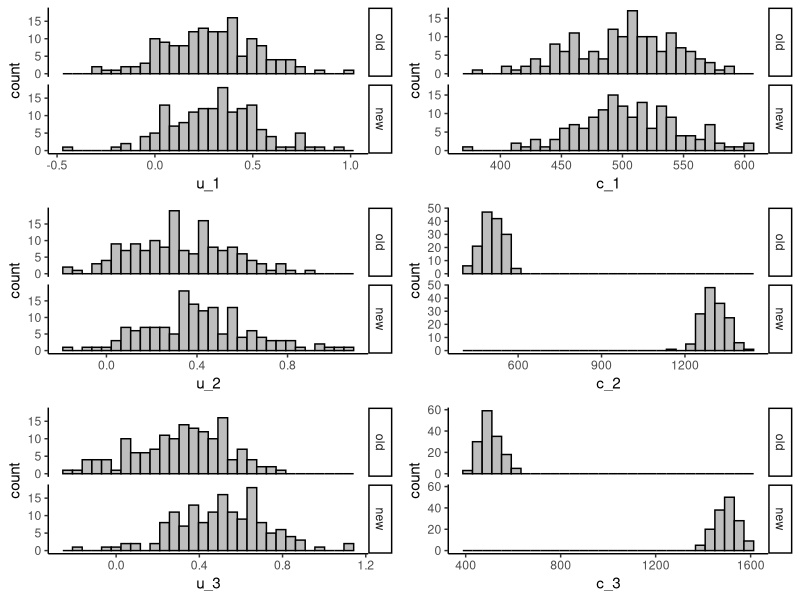

Here is the R script that generated this plot:
## ---- chunk 1
#| eval: true
#| echo: true
#| message: false
#| warning: false

set.seed(768)
n <- 300
id <- seq(1:n)
trt <- c(rep(0, n/2),rep(1, n/2))
library(mvtnorm)
mean_ut0 <- c(0.3,0.3,0.3)
mean_ut1 <- c(0.3,0.4,0.5)
sigma_u <- diag(3)
diag(sigma_u) <- 0.05
u_t0 <- rmvnorm(n/2,mean = mean_ut0, sigma = sigma_u)
u_t1 <- rmvnorm(n/2,mean = mean_ut1, sigma = sigma_u)
mean_ct0 <- c(500,500,500)
mean_ct1 <- c(500,1300,1500)
sigma_c <- diag(3)
diag(sigma_c) <- 2000
c_t0 <- rmvnorm(n/2,mean = mean_ct0, sigma = sigma_c)
c_t1 <- rmvnorm(n/2,mean = mean_ct1, sigma = sigma_c)
u_1 <- c(u_t0[,1],u_t1[,1])
c_1 <- c(c_t0[,1],c_t1[,1])
u_2 <- c(u_t0[,2],u_t1[,2])
c_2 <- c(c_t0[,2],c_t1[,2])
u_3 <- c(u_t0[,3],u_t1[,3])
c_3 <- c(c_t0[,3],c_t1[,3])
data_sim_uc <- data.frame(id, trt, u_1, c_1, u_2, c_2, u_3, c_3)
data_sim_uc <- data_sim_uc[sample(1:nrow(data_sim_uc)), ]
## ---- chunk 2
#| eval: true
#| echo: true
#| message: false
#| warning: false
#| fig-width: 8
#| fig-height: 8

library(ggplot2)
data_sim_uc$trtf <- factor(data_sim_uc$trt)
levels(data_sim_uc$trtf) <- c("old","new")
u1_hist <- ggplot(data_sim_uc, aes(x=u_1))+
  geom_histogram(color="black", fill="grey")+
  facet_grid(trtf ~ .) + theme_classic()
u2_hist <- ggplot(data_sim_uc, aes(x=u_2))+
  geom_histogram(color="black", fill="grey")+
  facet_grid(trtf ~ .) + theme_classic()
u3_hist <- ggplot(data_sim_uc, aes(x=u_3))+
  geom_histogram(color="black", fill="grey")+
  facet_grid(trtf ~ .) + theme_classic()
c1_hist <- ggplot(data_sim_uc, aes(x=c_1))+
  geom_histogram(color="black", fill="grey")+
  facet_grid(trtf ~ .) + theme_classic()
c2_hist <- ggplot(data_sim_uc, aes(x=c_2))+
  geom_histogram(color="black", fill="grey")+
  facet_grid(trtf ~ .) + theme_classic()
c3_hist <- ggplot(data_sim_uc, aes(x=c_3))+
  geom_histogram(color="black", fill="grey")+
  facet_grid(trtf ~ .) + theme_classic()

gridExtra::grid.arrange(u1_hist, c1_hist, u2_hist, c2_hist, u3_hist, c3_hist, nrow = 3, ncol = 2)
## ---- chunk 3
#| eval: true
#| echo: true
#| message: false
#| warning: false
#| results: asis

library(dplyr)
library(knitr)
library(kableExtra)
data_sim_uc_stats <- data_sim_uc[,c("u_1","c_1","u_2","c_2","u_3","c_3","trtf")]
d.summary <- data_sim_uc_stats %>%                               
  group_by(trtf) %>% 
  summarize(meanu1 = mean(u_1), sdu1 = sd(u_1), 
            meanc1 = mean(c_1), sdc1 = sd(c_1),
            meanu2 = mean(u_2), sdu2 = sd(u_3), 
            meanc2 = mean(c_2), sdc2 = sd(c_2),
            meanu3 = mean(u_3), sdu3 = sd(u_3), 
            meanc3 = mean(c_3), sdc3 = sd(c_3)
)
kable(d.summary, caption = "Summary statistics", format = "html", digits = 1)
## ---- chunk 4
#| eval: true
#| echo: true
#| message: false
#| warning: false

library(reshape)
data_long_uc<-reshape(data_sim_uc, varying = c("u_1","u_2","u_3","c_1","c_2","c_3"),
                        direction = "long",idvar = "id",sep = "_")
data_long_uc$time_2<-ifelse(data_long_uc$time == 2,1,0)
data_long_uc$time_3<-ifelse(data_long_uc$time == 3,1,0)
data_long_uc$trt_time_2<-data_long_uc$trt*data_long_uc$time_2
data_long_uc$trt_time_3<-data_long_uc$trt*data_long_uc$time_3
data_long_uc$timef <- factor(data_long_uc$time)
## ---- chunk 5
#| eval: true
#| echo: true
#| message: false
#| warning: false

library(nlme)
LMM_u <- lme(u ~ -1 + timef + trt_time_2 + trt_time_3, random = ~ 1 | id, data = data_long_uc, method = "ML")
LMM_c <- lme(c ~ -1 + timef + trt_time_2 + trt_time_3, random = ~ 1 | id, data = data_long_uc, method = "ML")
## ---- chunk 6
#| eval: true
#| echo: true
#| message: false
#| warning: false

library(nlme)
summary(LMM_u)
intervals(LMM_u, level = 0.95, which = "fixed")
summary(LMM_c)
intervals(LMM_c, level = 0.95, which = "fixed")
## ---- chunk 7
#| eval: true
#| echo: true
#| message: false
#| warning: false

library(emmeans)
mu_u <- emmeans(LMM_u, ~ -1 + timef + trt_time_2 + trt_time_3)
mu_u

mu_c <- emmeans(LMM_c, ~ -1 + timef + trt_time_2 + trt_time_3)
mu_c
## ---- chunk 8
#| eval: true
#| echo: true
#| message: false
#| warning: false

mu_QALYs <- contrast(mu_u, list(mu_e_old = c(0.25,0.25+0.25,0.25,0,0,0,0,0,0,0,0,0),
                                mu_e_new = c(0.25,0,0,0,0.25+0.25,0,0,0,0.25,0,0,0)))
mu_QALYs
confint(mu_QALYs)

mu_Totalcosts <- contrast(mu_c, list(mu_tc_old = c(0,1,1,0,0,0,0,0,0,0,0,0),
                                mu_tc_new = c(0,0,0,0,1,0,0,0,1,0,0,0)))
mu_Totalcosts
confint(mu_Totalcosts)
## ---- chunk 9
#| eval: true
#| echo: true
#| message: false
#| warning: false

delta_QALYs <- contrast(mu_u, list(QALYs = c(0,-0.25-0.25,-0.25,0,0.25+0.25,0,0,0,0.25,0,0,0)))
delta_QALYs
confint(delta_QALYs)

delta_Totalcosts <- contrast(mu_c, list(TCs = c(0,-1,-1,0,1,0,0,0,1,0,0,0)))
delta_Totalcosts
confint(delta_Totalcosts)
